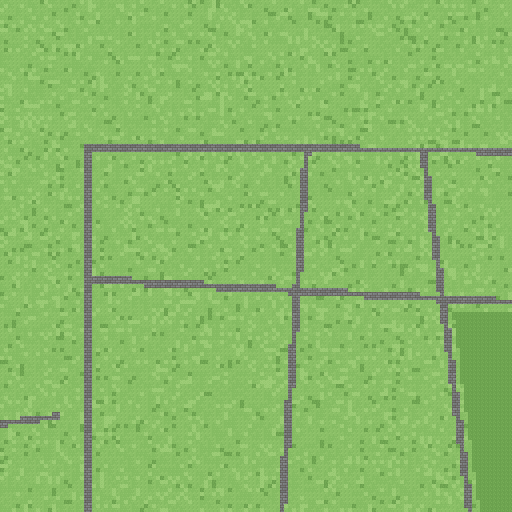
#> input picture assets/_ground_src/g0_0.png, 1024 x 1024 px (shown at 1/2 size)
$ python -i bake_ground_texture.py   (imports and definitions only)
#> lines starting #> are read from the running program, lines starting #| are printed output that depends on the picture
### tools/bake_ground_detail.py
#!/usr/bin/env python3
# -*- coding: utf-8 -*-
"""地面「静态质感」二次烘焙 —— 投影/AO + 草地分层 + 路面细节。

本轮只做**图书馆周边小样**：默认只出前后对比图，不写 assets/ground/*.png。
用户确认方向后，`--apply --force` 才是全图铺开入口。

## 幂等链（为什么不直接改 PNG）
    assets/_ground_src/  ->  bake_roads.build()  ->  detail.apply()  ->  bake_road_edge.save()
`bake_roads.py` 每次全量重算会 100% 冲掉任何手写进 ground/ 的新层
（`bake_channels.py` 就踩过这个坑）。本模块只提供纯函数 apply(im, ox, oy, world)，
作用于「最终烘焙后的马赛克图」，天然是这条链上的一环。

## 颜色红线（违反会连锁破坏道具摆放/河道/夜间窗光）
  * `tools/place_life_props.py:49` 用 `max(r,g,b)-min(r,g,b)<=12 and 92<=r<=182` 认路面，
    401 个道具的候选点由此而来。
  * `tools/bake_channels.py:52` 用精确 4 色认水面；`bake_roads.py:52` 另有容差 8 的水掩码。
  * 草地 g 主导（g>=r 且 g>=b）。
因此所有明暗调制都用**单调通道压缩 LUT**：`f(v)=v (v<92)` / `92+(v-92)*k (v>=92)`。
三个通道过同一个 LUT → spread 只减不增、r 下限 92 不掉、g 主导不变。
最后再加一层「分类回滚」兜底：任何让 is_road / 草地 / 水 掩码变化的像素直接恢复原值。

## 用法
    python tools/bake_ground_detail.py                  # 出小样对比图（不写地面，默认自检）
    python tools/bake_ground_detail.py --apply --force  # 全图铺开（本轮不跑）
    python tools/bake_ground_detail.py --box x0,y0,x1,y1 --scale 1.5
"""
import json
import os
import random
import sys
from functools import lru_cache

from PIL import Image, ImageChops, ImageDraw, ImageEnhance, ImageFilter, ImageFont

HERE = os.path.dirname(os.path.abspath(__file__))
ROOT = os.path.dirname(HERE)
WORLD_JSON = os.path.join(ROOT, "assets", "world.json")
GROUND = os.path.join(ROOT, "assets", "ground")
OUT_LIB = os.path.join(ROOT, "shot_ground_detail_lib.png")
OUT_CLOSE = os.path.join(ROOT, "shot_ground_detail_closeup.png")

# 与 bake_road_edge.py / bake_roads.py 保持一致
CELL = 8
CHUNK = 1024
COLS, ROWS = 4, 7
WORLD_W, WORLD_H = 3392, 6400
ROAD_MIN, ROAD_MAX, ROAD_SPREAD = 92, 182, 12
WATER_COLORS = [(104, 146, 132), (120, 164, 146), (88, 128, 116), (142, 188, 164)]
WATER_TOL = 8

DETAIL_SEED = 20261110
# 图书馆（box 215.8,316.1 - 277.9,379.5 格）及周边，含道路、草坪、水岸
LIB_BOX = (1560, 2360, 2380, 3180)
CLOSE_BOX = (1580, 2680, 2180, 2980)   # 同时含弧形路 / 草地 / 水岸

# ---- 强度 ----
SHADOW_K = 0.64            # 最暗版压缩系数（仅 >=92 的通道被压）
# 建筑影分三段由近到远渐淡；只画建筑**外侧**的扫掠区，内部交给建筑 sprite 遮挡。
# 填满 poly 内部会在对比图里变成一大块污渍，而且建筑底面积比 poly 小。
SHADOW_SWEEP = ((0.42, 160), (0.75, 112), (1.0, 66))
SHADOW_CONTACT = 225       # 楼脚 3px 接触 AO
SHADOW_TREE = 108          # 树冠影
SUN = (0.62, 0.38)         # 光从西北来，影子投向右下
GRASS_AMP = (64, 38, 16)   # 大/中/小三尺度噪声幅度
GRASS_CONTRAST = 1.25      # 噪声对比度：拉太狠会变成方块迷彩
GRASS_BRIGHT, GRASS_DARK = 1.10, 0.88
TUFT_DARK = 0.78
TUFT_DENSITY = 600
# 路面细节色全部满足 is_road（r∈[92,182] 且 spread<=12），画上去不改变分类
DETAIL_COLORS = {
    "manhole": (108, 110, 113),
    "patch": (136, 138, 141),
    "crack": (100, 102, 105),
    "wear": (143, 145, 148),
}
DETAIL_DENSITY = 12000     # 每 N 平方像素撒 1 个细节候选


# ---------------------------------------------------------------- 基础工具
# [5 lines left out: function _hash8, not called in this run]


def _nz(mask):
    """L 掩码里非 0 像素数。"""
    h = mask.histogram()
    return sum(h[1:])


def _diff_mask(a, b):
    return ImageChops.difference(a, b).point(lambda v: 255 if v else 0)


# [6 lines left out: function _pix_changed, not called in this run]


def load_world():
    with open(WORLD_JSON, encoding="utf-8") as f:
        return json.load(f)


# [16 lines left out: function load_ground, not called in this run]


def road_mask(im):
    """与 bake_road_edge.road_mask / place_life_props.is_road 完全同判定。"""
    r, g, b = im.split()
    mx = ImageChops.lighter(ImageChops.lighter(r, g), b)
    mn = ImageChops.darker(ImageChops.darker(r, g), b)
    flat = ImageChops.subtract(mx, mn).point(
        lambda v: 255 if v <= ROAD_SPREAD else 0)
    lum = r.point(lambda v: 255 if ROAD_MIN <= v <= ROAD_MAX else 0)
    return ImageChops.multiply(flat, lum)


def water_mask(im):
    """水色 4 值容差 8 的并集（比精确匹配更保守，宁可多保护几像素）。"""
    m = Image.new("L", im.size, 0)
    for c in WATER_COLORS:
        d = ImageChops.difference(im, Image.new("RGB", im.size, c))
        r, g, b = d.split()
        near = ImageChops.lighter(ImageChops.lighter(r, g), b)
        m = ImageChops.lighter(m, near.point(lambda v: 255 if v <= WATER_TOL else 0))
    return m


def grass_mask(im, road, water):
    """g 主导（g>=r 且 g>=b）且不是路/水。"""
    r, g, b = im.split()
    le_rg = ImageChops.subtract(r, g).point(lambda v: 255 if v == 0 else 0)
    le_bg = ImageChops.subtract(b, g).point(lambda v: 255 if v == 0 else 0)
    m = ImageChops.multiply(le_rg, le_bg)
    return ImageChops.subtract(m, ImageChops.lighter(road, water))


# [408 lines left out: functions _compress_lut, _tuft_specs, _detail_specs, _noise_grid, _grass_layers, _shadow_layer and 9 more, not called in this run]


# [2 lines that do not run on import are left out]

### tools/bake_ground_refine.py
#!/usr/bin/env python3
# -*- coding: utf-8 -*-
"""地面精修 v3 —— 楼前踩踏草径 + 路口过街标线 + 广场石板铺装。

（草地柔化试过两版已关闭，见 SOFTEN 注释。）

接在既有幂等链的最后一环：

    assets/_ground_src/ -> bake_roads.build() -> detail.apply() -> refine.apply() -> E.save()

## 为什么要有这一层
铺开静态质感后，1:1 视角下仍有三处明显「空」的地方：
  * 楼门与道路之间没有任何连接，楼像孤立地插在草坪里；
  * 路口没有任何过街标线，道路读起来只有「带子」没有「路口」；
  * 中央广场是一整片 `(201,184,150)` 纯色，连一块石板缝都没有。
（原始草地 8x8 方块曾尝试柔化，两版都更假，见 SOFTEN 注释，当前不动；
水面本来就有细密 4 色纹理，不再叠加波纹。）

## 颜色红线（改一处就会连锁破坏道具摆放 / 水面 / 光照图）
  * `place_life_props.py` 认路面：`max-min<=12 and 92<=r<=182`，认草：`g>r+14 and g>b+28 and g>100`
  * `bake_ground_detail.grass_mask`：`g>=r and g>=b` 且非路非水
  * `bake_channels.py` 用精确 4 色认水面
因此本层所有新颜色：
  * 草地系全部 g 主导且 `g-r>=20 / g-b>=55`，画在已有 grass 掩码内；
  * 标线系用 (180,182,180)，spread=2 / r=180，仍判为 road，画在已有 road 掩码内；
  * 广场石板系全部是「米色底色 + 三通道同一个 delta」，`max-min` 仍是 51、
    `g<r`，既不是 road 也不是 grass 也不是 water；只在 `r>g>b / r-g∈[8,26] /
    g-b∈[20,46]` 的米色铺装掩码内落笔（草 / 路 / 水都不满足该判定）；
  * 水面像素一个都不碰。
结果：road / grass / water 三张掩码逐像素 0 差异，401 个道具候选格不变。

## 确定性 / 幂等
apply() 是纯函数也是覆盖式变换：草径 / 标线 / 砖缝 / 格栅都是固定色覆盖；
板块色全部不等于两种精确底色，第二次调用时不再命中 tone_idx；砖缝与格栅
第二次写的是同一个固定色，阴影像素原样保留，因此 apply(apply(x)) == apply(x)
逐字节成立。全图细节参数按全局坐标（砖号 /
路口 / 楼号）一次性预生成，裁剪区外不消耗随机序列，所以小样所见 == 全图铺开所得。
整条烘焙链仍从 assets/_ground_src/ 重算，--dry / 写回验收按「链重算」比对。

## 用法
    python tools/bake_ground_refine.py                      # 小样对比图，不写任何资源
    python tools/bake_ground_refine.py --dry               # 铺开前：以「第 6 层」为基准的全图零写回预演
    python tools/bake_ground_refine.py --apply --force     # 全图铺开（覆盖 28 张地面贴图）
    python tools/bake_ground_refine.py --verify            # 铺开后：链重算验收
"""
import json
import math
import os
import sys
from functools import lru_cache

from PIL import Image, ImageChops, ImageDraw, ImageFilter, ImageFont, ImageStat

HERE = os.path.dirname(os.path.abspath(__file__))
if HERE not in sys.path:
    sys.path.insert(0, HERE)
ROOT = os.path.dirname(HERE)

import bake_road_edge as E          # noqa: E402
import bake_roads as B              # noqa: E402
import bake_ground_detail as D      # noqa: E402
import road_net as N                # noqa: E402

WORLD_JSON = os.path.join(ROOT, "assets", "world.json")
OUT_LIB = os.path.join(ROOT, "shot_ground_refine_lib.png")
OUT_CLOSE = os.path.join(ROOT, "shot_ground_refine_closeup.png")
OUT_JUNCTION = os.path.join(ROOT, "shot_ground_refine_junction.png")
OUT_SCENE = os.path.join(ROOT, "shot_ground_refine_scene.png")
OUT_PLAZA = os.path.join(ROOT, "shot_ground_refine_plaza.png")
OUT_PLAZA_CLOSE = os.path.join(ROOT, "shot_ground_refine_plaza_close.png")
OUT_PLAZA_SCENE = os.path.join(ROOT, "shot_ground_refine_plaza_scene.png")

CELL = 8
WORLD_W, WORLD_H = E.WORLD_W, E.WORLD_H
SEED = 20261111

# 小样取景必须严格对齐全局 8px 网格，否则块均值会与小样/全图分叉
LIB_BOX = (1560, 2360, 2376, 3176)      # 816x816，图书馆周边：草地 / 弧路 / 水岸
JUNCTION_BOX = (544, 0, 1360, 816)      # 816x816，8 栋楼 + 4 个路口，最像真实校园街角
CLOSE_BOX = (1584, 2688, 2160, 2976)    # 576x288，含路 / 草 / 水岸
PLAZA_BOX = (1664, 3520, 2240, 4480)    # 576x960，中央纯色广场 + 周边路 / 草
PLAZA_CLOSE_BOX = (1760, 3760, 2000, 4080)  # 240x320，石板纹理 2 倍放大

# ---- 草地方块柔化 ----
GRASS_BASE = (138, 190, 102)   # 从 g*_*.png 统计出的草地基准色
BLOCK_BLUR = 1.3               # 在 1/8 尺度上平滑块均值的半径（≈3 块）
SOFT_ERODE = 2                 # 只在草地内部动笔，避开路肩 / 水岸的过渡像素
# 试过两版柔化（固定 target 替换 / 块均值低频平滑），都会留下 8px 网格线、
# 路缘亮绿边和大块色斑，比原图更假 —— 当前关闭，只保留纯增量细节。
SOFTEN = False

# ---- 楼前踩踏草径（全部 g 主导，仍是 grass）----
PATH_MAIN = (162, 180, 104)    # 偏土黄，和草地 (138,190,102) 拉开对比
PATH_EDGE = (150, 168, 96)
PATH_W = 10
PATH_MIN_LEN = 36              # 太短的门口不画（避免一坨短粗线）
PATH_MAX_LEN = 264             # 超过就认为这栋楼不临路
PATH_BEND = 9                  # 中段横向弯曲幅度

# ---- 路口过街标线（仍是 road）----
MARK_COLOR = (180, 182, 180)
MARK_W = 2
MARK_GAP = 4
MARK_LEN = 11
MARK_STRIPES = 3
MARK_OFFSET = 14                # 标线组离路口中心的距离（太远会伸出路面）
JUNCTION_MIN_GAP = 44           # 相邻路口合并半径

# ---- 广场石板铺装（仍是「非路非草非水」的米色系）----
PLAZA_TONES = ((201, 184, 150), (213, 196, 162))  # 广场铺装的两种精确底色（暗/亮）
# v2（2026-11-12）：32x16 深缝在中央院落整片铺开时像方格纸，把砖放大到
# 48x24、砖缝压浅一半、砖间明暗差收窄、格栅放稀。底色 PLAZA_TONES 绝不能改
# ——它是「源图精确底色」的匹配常量，改了 cores 全空，石板只画缝不画板色。
SLAB_W, SLAB_H = 48, 24        # 横向砖，奇数行错缝半块
SLAB_DELTAS = (-3, 1, -2, 2)   # 三通道同 delta；都不为 0，保证改后 != 任一底色
SEAM_DELTA = -9                # 砖缝（固定色，跨过阴影带也不断）
GRATE_DELTA = -16              # 排水格栅
GRATE_EVERY = 31               # 格栅命中率 1/N（越大越稀）
SLAB_COVER = 0.82              # 整块内「米色系」占比，低于就跳过（砖变大后略放宽）
PLAZA_ON = True

def load_world():
    with open(WORLD_JSON, encoding="utf-8") as f:
        return json.load(f)


# ---------------------------------------------------------------- 草地柔化
def _strict_grass(im):
    """与 place_life_props 同判定的「真草」掩码。

    D.grass_mask 只要求 g>=r and g>=b，会把路肩上偏灰绿的过渡像素也算成草；
    用严格判定才能在柔化时不给路缘留下一圈亮绿边。
    """
    r, g, b = im.split()
    m = ImageChops.subtract(g, r).point(lambda v: 255 if v > 14 else 0)
    m = ImageChops.multiply(
        m, ImageChops.subtract(g, b).point(lambda v: 255 if v > 28 else 0))
    m = ImageChops.multiply(m, g.point(lambda v: 255 if v > 100 else 0))
    return m


# [195 lines left out: functions _soften_blocks, _find_road, _path_specs, _paint_paths, _dseg, _junction_specs and 2 more, not called in this run]


def _beige_mask(im):
    """米色铺装系（含阴影渐变），但绝不含草 / 路 / 水。"""
    r, g, b = im.split()
    rg = ImageChops.subtract(r, g)
    gb = ImageChops.subtract(g, b)
    m = rg.point(lambda v: 255 if 8 <= v <= 26 else 0)
    m = ImageChops.multiply(m, gb.point(lambda v: 255 if 20 <= v <= 46 else 0))
    return ImageChops.multiply(m, r.point(lambda v: 255 if 165 <= v <= 225 else 0))


# [357 lines left out: functions _paint_plaza, apply, check, _font, _compare, _local_scene and 4 more, not called in this run]


# [2 lines that do not run on import are left out]

### tools/bake_ground_texture.py
#!/usr/bin/env python3
# -*- coding: utf-8 -*-
"""第 11 层：给草地和路面「换材质」——去 8px 平板 + 铺真实像素纹理。

为什么现在要动：
  前十层把形状做对了（路缘、路肩、树影、石板广场），但底子是**一格一色的
  8×8 平板**：草地是一张 8px 的绿色马赛克，每格内部完全均匀，格与格之间硬跳。
  放大看就是「棋盘」，正常距离看是一块晕开的水彩。建筑、树、道具都是 1px
  硬边的像素图，地面却是软的、还带网格 —— 这就是「怪」的来源。
  这一层只动这两件事：
    A. 去平板：把「每格平均值」这一层低频重采样成连续场，再把格边界抹平；
    B. 铺纹理：16×16 方块材质当明暗颗粒叠上去（草地 grass_top / 路面 gravel）。

怎么保证不破坏前十层：
  * 去平板用的是「原图 + (平滑场 - 平板场)」的**加性修正**，格内的 1px 细节、
    树影、墙脚 AO 全部原样保留，只把格与格之间的 DC 台阶拉平。
  * 纹理同样是三通道加同一个增量 → g-r / g-b / 通道极差逐像素不变。
  * 落笔前掩码收缩 + 羽化，路缘那圈高光边、草路过渡像素永远不碰；
    米色铺装、水面、非草非路的像素一律跳过。
  * 分类若还是被改动，--dry / --verify 直接报错（掩码 diff 必须为 0）。

纹理怎么不看出重复：
  每 16×16 一格独立地从 8 个「旋转/镜像」变体里挑一个（坐标哈希决定），
  格内接缝照旧连续，跨格不会出现整齐的棋盘。

用法：
    python tools/bake_ground_texture.py                  # 出对比小样，不写回
    python tools/bake_ground_texture.py --dry            # 全图零写回预演（分类必须 0 diff）
    python tools/bake_ground_texture.py --apply --force  # 全图铺开
"""
import os
import sys
from functools import lru_cache

from PIL import Image, ImageChops, ImageDraw, ImageFilter, ImageFont, ImageMath, ImageStat

HERE = os.path.dirname(os.path.abspath(__file__))
sys.path.insert(0, HERE)
ROOT = os.path.dirname(HERE)

import bake_road_edge as E
import bake_ground_detail as D
import bake_ground_refine as R

BLOCK_DIR = os.path.join(ROOT, "assets", "blocks")
WORLD_W, WORLD_H = E.WORLD_W, E.WORLD_H
CHUNK = E.CHUNK
COLS, ROWS = E.COLS, E.ROWS
CELL = 8
SEED = 20261114

# ---- A. 去平板 -------------------------------------------------------
DEBLOCK = True
# 11-16 从 14 提到 28：原来的力度只压掉一半格台阶，剩下的深浅小方块在实机
# 就是「地图没擦干净」的主因。加大后 8px / 4px 两档迷彩都收住了。
DEBLOCK_CLAMP = 28
DEBLOCK_BLUR = 2            # 格分辨率上的额外平滑，抹掉插值振铃
# 草地要比路面多跑一遍 4px：detail 层第三档噪声是 `scale=4 + NEAREST`，
# 它在地面上留下 4px 见方的方块迷彩，正常视距看就是「深浅不一的小格子」。
DEBLOCK_CELLS_GRASS = ((8, 32), (4, 20))
DEBLOCK_CELLS_ROAD = ((8, 20),)

# ---- A2. 压大斑 -------------------------------------------------------
# detail 层铺了三尺度噪声，其中「几十像素到一百多像素」那一档在正常视距下
# 就是一坨坨深浅不一的色斑 —— 格台阶拉平了它也还在，是「水彩晕开」观感的
# 另一半来源。这里按亮度取大尺度低频，只保留 LOW_KEEP 的比例。
LOW_FLATTEN = True
LOW_RADIUS = 40             # px：吃掉的斑块尺度（要大于 8px 格，远小于地图）
# 11-16 从 0.26 降到 0.06：detail 层三尺度噪声幅度太大（64/38/16），
# 留 26% 在实机仍是一大片斑驳。降到 6% 后草地回到接近纯色、但短竖线草簇
# 和路肩 AO 还在（它们靠 LOW_CLAMP 保住），不会像塑料。
LOW_KEEP = 0.06
LOW_CLAMP = 20              # 单像素最大修正量，防止把墙脚 AO / 树影啃掉

# ---- B. 材质与强度 ---------------------------------------------------
GRASS_TEX = "grass_top.png"
GRASS_SIGMA = 10.0
# 11-16 从 26 降到 0：叠 16px 材质颗粒会让草地变成高频噪点（相邻像素 82% 跳色、
# 一张 1024² 有 8334 色）。关掉后靠上面两档收敛保留层次，视觉才「干净」。
# ⚠️ 别再用 8x8 柔化 / 草地叠像素层去救：两版都试过，更像污渍（见项目日志）。
GRASS_CLIP = 0
# 整体压暗一档：grass_top 归一化后把草地推向「荧光绿」，压 4 级就沉稳了，
# 和建筑/树的色板也更搭。三通道同 delta，分类不受影响。
GRASS_SHADE = -4
ROAD_TEX = "gravel.png"
ROAD_SIGMA = 9.0
ROAD_CLIP = 6               # 11-16 从 22 降到 6：路面留一点颗粒即可，别盖过车道线
# 掩码收缩：路缘 1px 高光边、草路交界那圈过渡像素都不动
ERODE_GRASS = 2
ERODE_ROAD = 1
FEATHER = 3

OUT_PRE = os.path.join(ROOT, "shot_texture_sample.png")
OUT_PRE2 = os.path.join(ROOT, "shot_texture_closeup.png")

PRE_BOX = (1560, 2360, 2380, 3180)      # 图书馆前那一片：草 / 弧形路 / 水岸都有
CLOSE_BOX = (2600, 3344, 2700, 3400)    # 10x 特写：只看草地本身（8px 对齐）


# ---------------------------------------------------------------- 基础
def _div255(a, b):
    """a/b*255 的逐像素除法（b 为 L 图，可能为 0 → 用 b+1 兜底）。"""
    expr = "convert(a*255.0/(b+1.0),'L')"
    for fn in ("lambda_eval", "unsafe_eval", "eval"):
        f = getattr(ImageMath, fn, None)
        if f is None:
            continue
        try:
            return f(expr, a=a, b=b)
        except Exception:
            continue
    raise RuntimeError("ImageMath 除法不可用")


def _cell_field(im, mask, cell=CELL):
    """每 cell×cell 格的**掩码内平均色**（跳过格内非掩码像素）。

    返回 (cell_mean_rgb, valid_cells)，尺寸都是 (cw, ch)。
    只统计掩码内的像素 → 路面的灰色绝不会渗进旁边的草地格。
    """
    W, H = im.size
    cw, ch = (W + cell - 1) // cell, (H + cell - 1) // cell
    if (cw * cell, ch * cell) != (W, H):
        big = Image.new("RGB", (cw * cell, ch * cell), (0, 0, 0))
        big.paste(im, (0, 0))
        mb = Image.new("L", (cw * cell, ch * cell), 0)
        mb.paste(mask, (0, 0))
    else:
        big, mb = im, mask
    den = mb.resize((cw, ch), Image.BOX)
    chans = []
    for c in big.split():
        num = ImageChops.multiply(c, mb).resize((cw, ch), Image.BOX)
        chans.append(_div255(num, den))
    valid = den.point(lambda v: 255 if v > 96 else 0)
    return Image.merge("RGB", chans), valid


# [14 lines left out: function _inpaint_cells, not called in this run]


def _deblock(im, mask, ox, oy, cell=CELL, clamp=None):
    """把 cell 大小的平板台阶拉平，返回「有符号修正量」图（L，128 = 不变）。

    草地要跑两遍：一遍 8px（地面烘焙的格），一遍 4px（detail 层第三档
    `scale=4 + NEAREST` 噪声留下的 4px 方块迷彩）。只拉平格间 DC 差，
    格内 1px 细节和草簇线原样不动。
    """
    if clamp is None:
        clamp = DEBLOCK_CLAMP
    fld, valid = _cell_field(im, mask, cell)
    fld = _inpaint_cells(fld, valid)
    if DEBLOCK_BLUR > 0:
        fld = fld.filter(ImageFilter.GaussianBlur(DEBLOCK_BLUR))
    W, H = im.size
    cw, ch = fld.size
    # 格心对齐：NEAREST / BICUBIC 都以格中心为采样点
    big = (cw * cell, ch * cell)
    soft = fld.resize(big, Image.BICUBIC).crop((0, 0, W, H))
    flat = fld.resize(big, Image.NEAREST).crop((0, 0, W, H))
    corr = ImageChops.subtract(soft, flat)
    corr = corr.convert("L")
    corr = corr.point(lambda v: max(128 - clamp, min(128 + clamp, v)))
    return corr


# [20 lines left out: function _flatten_low, not called in this run]


def _nz(mask):
    return D._nz(mask)


# ---- C. 水面：不动 ---------------------------------------------------
# 湖水是 4 种精确色画的 8px 色块，bake_channels 判水和道具候选网格都靠这 4 个值。
# 试过「不换色、只按波纹重排这 4 档」——技术上 water_mask 逐像素等价，但视觉上
# 8px 棋盘被换成一片横纹噪声，比原来的色块更假（2026-11-15 用户否决）。
# 水面就保持烘焙链原样，要换观感得从 bake_road_edge / bake_channels 的配色改起。


class _Field:
    """一张 16×16 材质铺满整个世界后的「明暗增量」图。

    按全局像素网格铺，所以在任意裁剪框里取值都与全图一致（小样 == 铺开）。
    每格独立地从 8 个旋转/镜像变体里挑一个，避免出现整齐的棋盘重复。
    """

    # [28 lines left out: functions __init__, build, not called in this run]


@lru_cache(maxsize=1)
def _grass_field():
    return _Field(GRASS_TEX, GRASS_SIGMA, GRASS_CLIP)


@lru_cache(maxsize=1)
def _road_field():
    return _Field(ROAD_TEX, ROAD_SIGMA, ROAD_CLIP)


# [4 lines left out: function _add_l, not called in this run]


def _classes(im):
    """五类掩码，全部是**逐像素**判定（不看邻居），所以「原样回填差异像素」
    一定能恢复原分类。"""
    road = D.road_mask(im)
    water = D.water_mask(im)
    return (
        road,
        water,
        D.grass_mask(im, road, water),
        R._strict_grass(im),
        R._beige_mask(im),
    )


# [28 lines left out: function _enforce, not called in this run]


# ---------------------------------------------------------------- 主逻辑
def apply(im, ox=0, oy=0):
    W, H = im.size
    road, water, grass, _strict, beige = _classes(im)
    hard = ImageChops.lighter(water, beige)

    gm = grass.filter(ImageFilter.MinFilter(2 * ERODE_GRASS + 1))
    gm = ImageChops.subtract(gm, hard)
    gm = ImageChops.subtract(gm, road)

    rm = road.filter(ImageFilter.MinFilter(2 * ERODE_ROAD + 1))
    rm = ImageChops.subtract(rm, hard)

    gw = gm.filter(ImageFilter.GaussianBlur(FEATHER))
    rw = rm.filter(ImageFilter.GaussianBlur(1))

    out = im
    n_g = _nz(gm)
    n_r = _nz(rm)

    if DEBLOCK and n_g:
        for cell, clamp in DEBLOCK_CELLS_GRASS:
            corr = _deblock(out, gm, ox, oy, cell, clamp)
            out = Image.composite(_add_l(out, corr), out, gw)
    if LOW_FLATTEN and n_g:
        corr = _flatten_low(out, gm, ox, oy)
        out = Image.composite(_add_l(out, corr), out, gw)
    if n_g:
        out = Image.composite(_add_l(out, _grass_field().build((W, H), ox, oy)),
                              out, gw)
        if GRASS_SHADE:
            out = Image.composite(
                _add_l(out, Image.new("L", (W, H), 128 + GRASS_SHADE)), out, gw)
    if DEBLOCK and n_r:
        for cell, clamp in DEBLOCK_CELLS_ROAD:
            corr = _deblock(out, rm, ox, oy, cell, clamp)
            out = Image.composite(_add_l(out, corr), out, rw)
    if LOW_FLATTEN and n_r:
        corr = _flatten_low(out, rm, ox, oy)
        out = Image.composite(_add_l(out, corr), out, rw)
    if n_r:
        out = Image.composite(_add_l(out, _road_field().build((W, H), ox, oy)),
                              out, rw)

    out, left, total = _enforce(im, out)
    # 水岸羽化会把 2~3px 的增量溢进湖里，水色因此轻微偏移。这里无条件恢复：
    # 水面（含精确 4 色）一个像素都不许动。
    wm = D.water_mask(im)
    n_w = _nz(wm)
    if n_w:
        out = Image.composite(im, out, wm)
    return out, {"grass_px": n_g, "road_px": n_r, "water_px": n_w,
                 "reverted_px": total,
                 "size": (W, H), "ox": ox, "oy": oy}


# [97 lines left out: functions check, _font, _compare, _verify_box, _apply_full, main, not called in this run]


# [2 lines not run here, left out]

>>> from PIL import Image
>>> picture = Image.open('../assets/_ground_src/g0_0.png')
#> picture is the input picture: PIL image 1024x1024 RGB; mean R, G, B 135.5, 185.3, 102.2
>>> result = apply(picture)
#> in road_mask, `r, g, b = im.split()`:
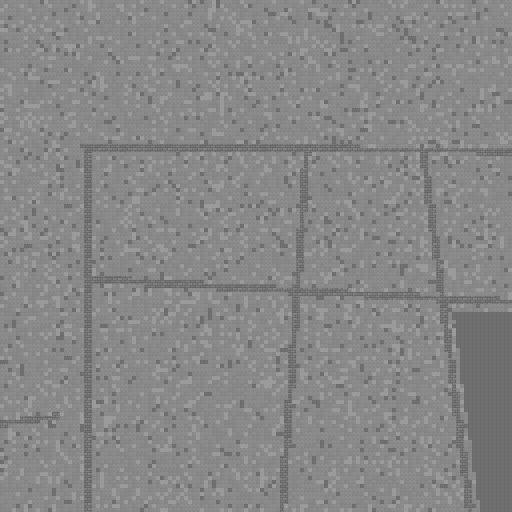
#> r: PIL image 1024x1024 L (shown at 1/2 size); min 86, max 158, mean 135.5
#> in road_mask, `r, g, b = im.split()`:
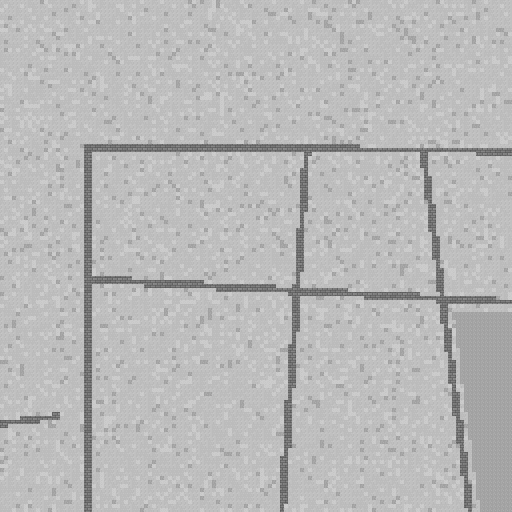
#> g: PIL image 1024x1024 L (shown at 1/2 size); min 76, max 205, mean 185.3
#> in road_mask, `r, g, b = im.split()`:
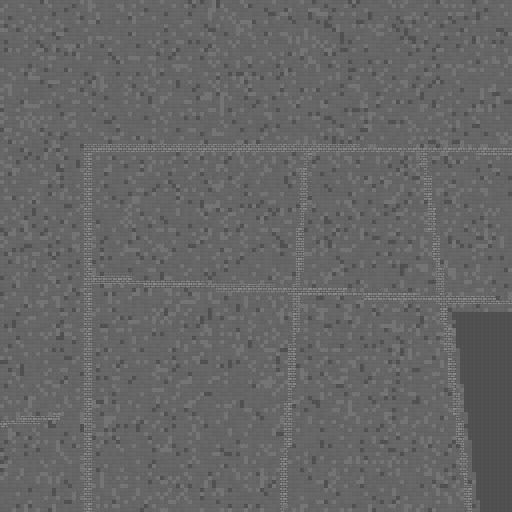
#> b: PIL image 1024x1024 L (shown at 1/2 size); min 68, max 150, mean 102.2
#> (the rest of the program and of its run is left out)
